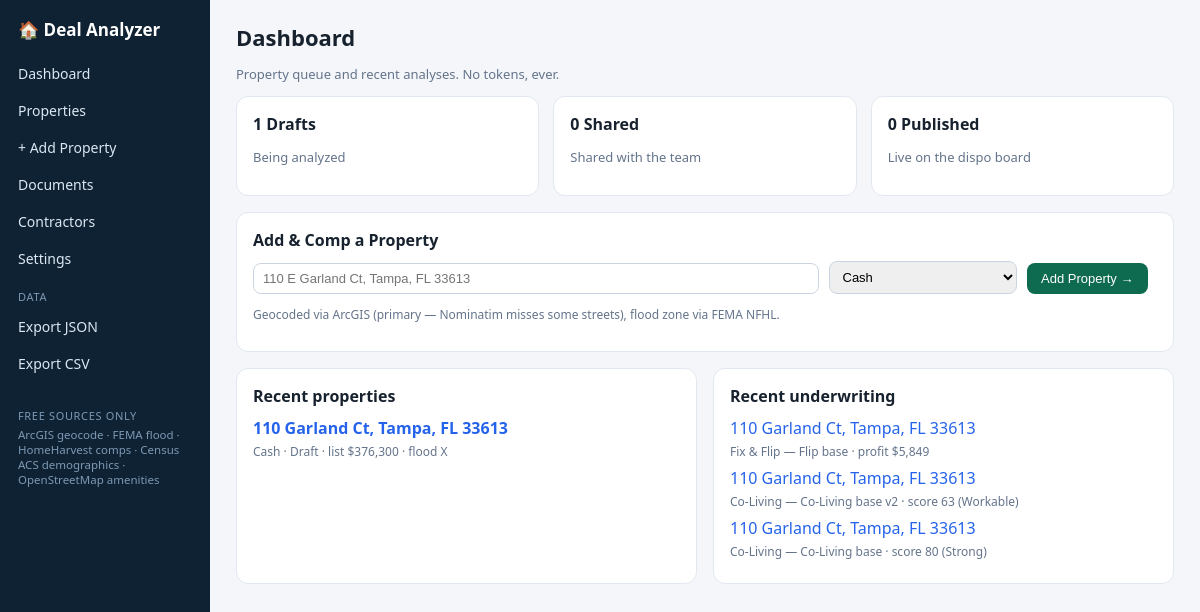
The page / on the database its author committed.
### tables this page shows
CREATE TABLE properties(
 id INTEGER PRIMARY KEY, address TEXT, street TEXT, city TEXT, state TEXT, zip TEXT,
 lat REAL, lon REAL, flood_zone TEXT, flood_source TEXT, flood_date TEXT,
 status TEXT DEFAULT 'Draft', stage TEXT DEFAULT 'New', deal_method TEXT DEFAULT 'Cash',
 list_price REAL, photo_url TEXT, property_type TEXT, beds REAL, baths REAL, sqft REAL,
 lot_sqft REAL, year_built INTEGER, apn TEXT, hoa_dues REAL, hoa_freq TEXT, subdivision TEXT,
 legal_desc TEXT, sewer TEXT, water TEXT, electric TEXT, appliances TEXT, flooring TEXT,
 cooling TEXT, heating TEXT, roof_age TEXT, foundation TEXT, occupancy_now TEXT, occupancy_closing TEXT,
 as_is_value REAL, arv REAL, repairs REAL, mao REAL,
 purchase_price REAL, inspection_days REAL, inspection_unit TEXT, inspection_deadline TEXT,
 buy_it_now REAL, min_offer REAL, wholesale_contract_amt REAL, emd_ab REAL, emd_bc REAL,
 title_company TEXT, escrow_officer TEXT, closing_date TEXT, tc_name TEXT, offers_deadline TEXT,
 loan_balance REAL, loan_type TEXT, loan_rate REAL, loan_piti REAL,
 dispo_asking REAL, dispo_bin REAL, dispo_min REAL, dispo_inspection_days REAL, offer_review TEXT,
 est_zillow REAL, est_realtor REAL, est_redfin REAL, est_county REAL, est_date TEXT,
 notes TEXT, skiptrace_notes TEXT, skiptrace_status TEXT,
 tax_market REAL, tax_assessed REAL, tax_taxable REAL, tax_amount REAL, tax_exemptions TEXT,
 tax_millage TEXT, tax_year TEXT, sales_history TEXT,
 created_at TEXT DEFAULT (datetime('now')), amenities_json TEXT, amenities_date TEXT, photos_json TEXT, photos_date TEXT, demo_json TEXT, demo_date TEXT);

CREATE TABLE scenarios(id INTEGER PRIMARY KEY, property_id INTEGER, strategy TEXT,
 name TEXT, inputs TEXT, results TEXT, created_at TEXT DEFAULT (datetime('now')));

### app.py (the view)
@app.route("/")
def dashboard():
    props = db().execute("SELECT * FROM properties ORDER BY id DESC LIMIT 12").fetchall()
    counts = {r["status"]: r["c"] for r in db().execute("SELECT status, COUNT(*) c FROM properties GROUP BY status")}
    recent = db().execute("""SELECT s.*, p.address FROM scenarios s JOIN properties p ON p.id=s.property_id
                             ORDER BY s.id DESC LIMIT 6""").fetchall()
    return render_template("dashboard.html", props=props, counts=counts, recent=recent)

### app.py (called while the page is built)
def db():
    if "db" not in g:
        g.db = sqlite3.connect(DB_PATH, timeout=30)
        g.db.row_factory = sqlite3.Row
        g.db.execute("PRAGMA foreign_keys=ON")
        g.db.execute("PRAGMA journal_mode=WAL")
    return g.db

@app.teardown_appcontext
def _close(_e):
    d = g.pop("db", None)
    if d: d.close()

@app.template_filter("money")
def money(v):
    return "Not found" if v is None else f"${v:,.0f}"

@app.template_filter("jload")
def jload(v):
    try: return json.loads(v) if v else {}
    except Exception: return {}

### templates/dashboard.html
{% extends "base.html" %}{% block body %}
<h1>Dashboard</h1><p class="muted">Property queue and recent analyses. No tokens, ever.</p>
<div class="grid3">
<div class="card"><h2>{{ counts.get('Draft',0) }} Drafts</h2><p class="muted">Being analyzed</p></div>
<div class="card"><h2>{{ counts.get('Shared',0) }} Shared</h2><p class="muted">Shared with the team</p></div>
<div class="card"><h2>{{ counts.get('Published',0) }} Published</h2><p class="muted">Live on the dispo board</p></div></div>
<div class="card"><h2>Add &amp; Comp a Property</h2>
<form method="post" action="{{ url_for('add_property') }}"><div class="rowflex">
<div style="flex:3"><input name="address" placeholder="110 E Garland Ct, Tampa, FL 33613" required></div>
<div><select name="deal_method"><option>Cash</option><option>Subject To</option><option>Hybrid</option><option>Seller Finance</option><option>Stack</option></select></div>
<div style="flex:0"><button class="btn">Add Property →</button></div></div></form>
<p class="small muted">Geocoded via ArcGIS (primary — Nominatim misses some streets), flood zone via FEMA NFHL.</p></div>
<div class="grid2"><div class="card"><h2>Recent properties</h2>
{% for p in props %}<p style="margin:6px 0"><a href="{{ url_for('property_page', pid=p.id) }}"><b>{{ p.address }}</b></a><br>
<span class="small muted">{{ p.deal_method }} · {{ p.status }} · list {{ p.list_price|money }} · flood {{ p.flood_zone or 'Not found' }}</span></p>
{% else %}<p class="muted">None yet — add your first property above.</p>{% endfor %}</div>
<div><div class="card"><h2>Recent underwriting</h2>
{% for s in recent %}{% set r = s.results|jload %}<p style="margin:6px 0"><a href="{{ url_for('property_page', pid=s.property_id, tab='underwriting') }}">{{ s.address }}</a><br>
<span class="small muted">{{ s.strategy }} — {{ s.name }} · {% if r.score %}score {{ r.score }} ({{ r.label }}){% elif r.profit is defined and r.profit is not none %}profit {{ r.profit|money }}{% endif %}</span></p>
{% else %}<p class="muted">No scenarios yet.</p>{% endfor %}</div></div></div>
{% endblock %}

### templates/base.html (shortened to what this page needs)
<!doctype html><html lang="en"><head><meta charset="utf-8"><meta name="viewport" content="width=device-width,initial-scale=1">
<link rel="stylesheet" href="{{ url_for('static', filename='style.css') }}">
<link rel="stylesheet" href="{{ url_for('static', filename='vendor/leaflet.css') }}">
<script>window.addEventListener('load',function(){if(window.posthog){posthog.init('phc_r6MLtMTBCsWT8b2UkasUoEKsgasX9QHs6ibH4nfZREES',{api_host:'https://us.i.posthog.com',capture_pageview:true})}})</script></head>
<body><div class="layout">
<nav class="sidenav"><div class="brand">🏠 Deal Analyzer</div>
<a href="{{ url_for('dashboard') }}">Dashboard</a>
<a href="{{ url_for('properties') }}">Properties</a>
<a href="{{ url_for('add_property') }}">+ Add Property</a>
<a href="{{ url_for('documents_index') }}">Documents</a>
<a href="{{ url_for('contractors_page') }}">Contractors</a>
<a href="{{ url_for('settings_page') }}">Settings</a>
<div class="sub">Data</div>
<a href="{{ url_for('export_json') }}">Export JSON</a>
<a href="{{ url_for('export_csv') }}">Export CSV</a>
<div class="sub" style="margin-top:14px">Free sources only</div>
<div style="padding:0 18px;font-size:11.5px;color:#7d99b3">ArcGIS geocode · FEMA flood · HomeHarvest comps · Census ACS demographics · OpenStreetMap amenities</div>
</nav>
<main class="main">
{% block body %}{% endblock %}
</main></div></body></html>

### static/style.css (style rules this page uses)
:root { --bg:#f4f6f9;--card:#fff;--ink:#17222e;--muted:#64748b;--line:#e2e8f0;--accent:#0e6b4f;--accent2:#2563eb; --green:#16a34a;--yellow:#d97706;--red:#dc2626;--gray:#94a3b8 }
* { box-sizing:border-box }
body { margin:0;font-family:system-ui,-apple-system,"Segoe UI",Roboto,sans-serif;background:var(--bg);color:var(--ink) }
a { color:var(--accent2);text-decoration:none }
.layout { display:flex;min-height:100vh }
.sidenav { width:210px;background:#0f2233;color:#dbe7f2;padding:18px 0;flex-shrink:0;position:sticky;top:0;height:100vh }
.sidenav .brand { font-weight:800;font-size:17px;padding:0 18px 14px;color:#fff }
.sidenav a { display:block;color:#dbe7f2;padding:9px 18px;font-size:14px }
.sidenav .sub { font-size:11px;color:#7d99b3;padding:12px 18px 4px;text-transform:uppercase;letter-spacing:.06em }
.main { flex:1;padding:22px 26px;max-width:1280px;margin:0 auto;width:100% }
h1 { font-size:22px;margin:0 0 4px }
h2 { font-size:16px;margin:0 0 10px }
.muted { color:var(--muted);font-size:13px }
.small { font-size:12px }
.card { background:var(--card);border:1px solid var(--line);border-radius:12px;padding:16px;margin-bottom:16px }
.grid2 { display:grid;grid-template-columns:1fr 1fr;gap:16px }
.grid3 { display:grid;grid-template-columns:repeat(3,1fr);gap:14px }
input,select,textarea { padding:7px 9px;border:1px solid #cbd5e1;border-radius:8px;font-size:13px;width:100% }
.btn { background:var(--accent);color:#fff;border:0;padding:8px 14px;border-radius:8px;font-size:13px;cursor:pointer;display:inline-block }
.rowflex { display:flex;gap:10px;flex-wrap:wrap;align-items:end }
.rowflex>div { flex:1;min-width:130px }

### rows shown on the page
properties: address "110 Garland Ct, Tampa, FL 33613", deal_method "Cash", status "Draft", list_price "$376,300", flood_zone "X"
scenarios: address "110 Garland Ct, Tampa, FL 33613", strategy "Fix & Flip", name "Flip base", profit "$5,849"
scenarios: address "110 Garland Ct, Tampa, FL 33613", strategy "Co-Living", name "Co-Living base v2", score "63", label "Workable"
scenarios: address "110 Garland Ct, Tampa, FL 33613", strategy "Co-Living", name "Co-Living base", score "80", label "Strong"

### other values the page prints
{{ counts.get('Draft',0) }} "1"
{{ counts.get('Shared',0) }} "0"
{{ counts.get('Published',0) }} "0"
